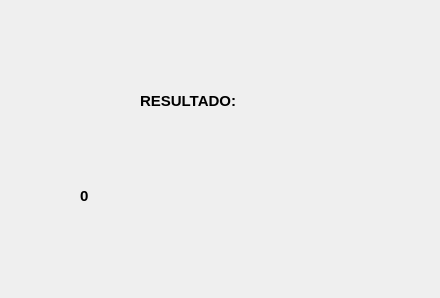
<?xml version="1.0" encoding="UTF-8"?>
<ui version="4.0">
 <class>Dialog</class>
 <widget class="QDialog" name="Dialog">
  <property name="geometry">
   <rect>
    <x>0</x>
    <y>0</y>
    <width>440</width>
    <height>298</height>
   </rect>
  </property>
  <property name="font">
   <font>
    <pointsize>10</pointsize>
    <weight>75</weight>
    <bold>true</bold>
   </font>
  </property>
  <property name="windowTitle">
   <string>Dialog</string>
  </property>
  <widget class="QLabel" name="label_3">
   <property name="geometry">
    <rect>
     <x>140</x>
     <y>70</y>
     <width>221</width>
     <height>61</height>
    </rect>
   </property>
   <property name="font">
    <font>
     <pointsize>11</pointsize>
     <weight>75</weight>
     <bold>true</bold>
    </font>
   </property>
   <property name="text">
    <string>RESULTADO:</string>
   </property>
  </widget>
  <widget class="QLabel" name="txt_resultado">
   <property name="geometry">
    <rect>
     <x>80</x>
     <y>160</y>
     <width>271</width>
     <height>71</height>
    </rect>
   </property>
   <property name="font">
    <font>
     <pointsize>11</pointsize>
     <weight>75</weight>
     <bold>true</bold>
    </font>
   </property>
   <property name="text">
    <string>0</string>
   </property>
  </widget>
 </widget>
 <resources/>
 <connections/>
</ui>
